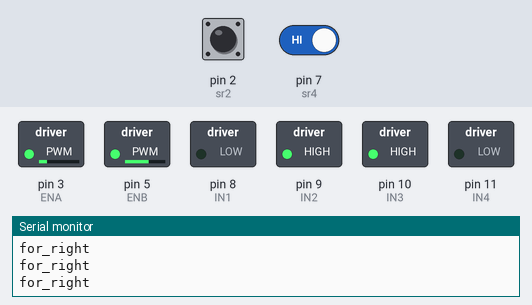
The sketch below on a simulated Arduino Uno, built with avr-gcc and run on an emulated ATmega328P. Parts: switched loads named in the sketch (green lamp = pin HIGH), the last lines printed to the serial monitor. Dashed ring = blinking. Inputs (shaded band) come from the test bench; at power-on: pin 2 (sr2) LOW, pin 7 (sr4) HIGH.

Above: at 1.2 s.
1.3 s: pin 2 (sr2) driven HIGH
At 2.5 s:
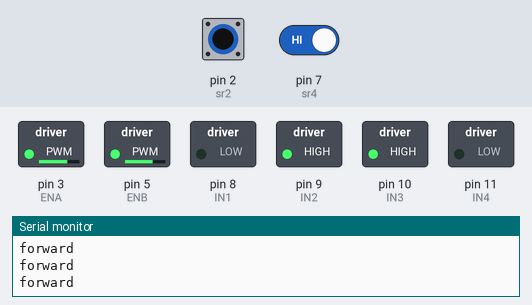
2.8 s: pin 7 (sr4) driven LOW
At 3.4 s:
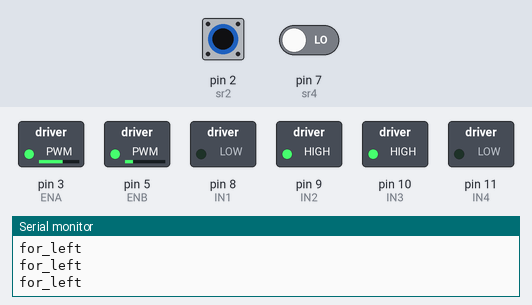
4.3 s: pin 7 (sr4) driven HIGH
At 4.8 s:
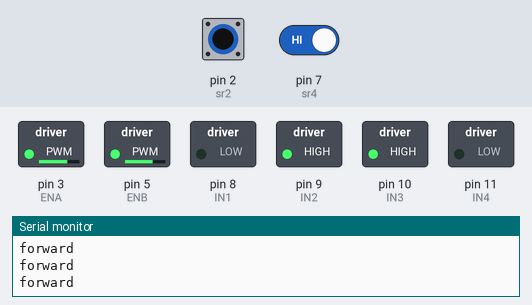
7.3 s: pin 2 (sr2) driven LOW
At 8.1 s:
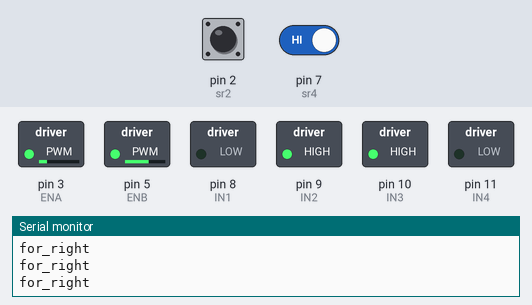
8.8 s: pin 2 (sr2) pulsed HIGH 2 times (0.12 s each, 0.3 s apart)
At 9.01 s:
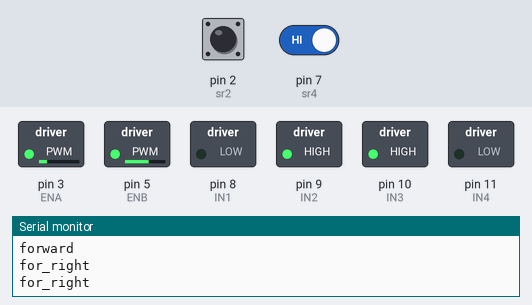
12.4 s: pin 2 (sr2) pulsed HIGH 2 times (0.12 s each, 0.3 s apart)
At 14.3 s:
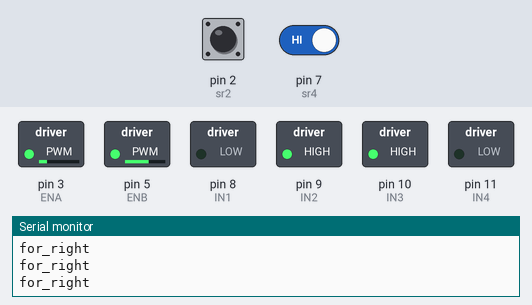
Timing chart, 0 to 15.8 s (numbered marks = the images above; inputs shaded):
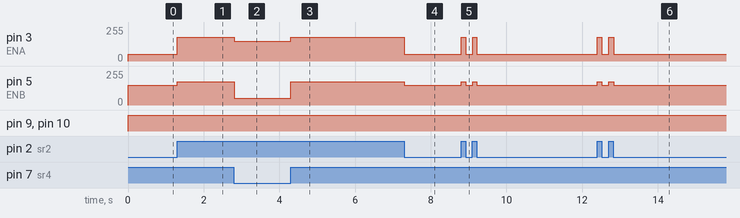

The sketch:

line_follower.ino
```cpp
//This is the edited file
#include<SoftwareSerial.h>

int sr2 = 2;
int sr4 = 7;


long duration, distance;
int ENB= 5;//Controls left wheel
int IN1=8;
int IN2=9;
int IN3=10;
int IN4=11;
int ENA=3;//controls right wheel,functioning fully


void forward()
{

  digitalWrite(IN1,LOW);
  digitalWrite(IN2,HIGH);
  digitalWrite(IN3,HIGH);//LEFT WHEEL
  digitalWrite(IN4,LOW);
  analogWrite(ENA,180);
  analogWrite(ENB,175);
  Serial.println("forward");

}

void reverse()
{

  digitalWrite(IN1,HIGH);//RIGHT
  digitalWrite(IN2,LOW);
  digitalWrite(IN3,LOW);//LEFT WHEEL
  digitalWrite(IN4,HIGH);//LEFT WHEEL
  analogWrite(ENA,255);
  analogWrite(ENB,255);
  Serial.println("REverse");

}

void STOP()
{
  digitalWrite(IN1,LOW);
  digitalWrite(IN2,LOW);
  digitalWrite(IN3,LOW);
  digitalWrite(IN4,LOW);
}


void FOR_LEFT()
{
  digitalWrite(IN1,LOW);
  digitalWrite(IN2,HIGH);
  digitalWrite(IN3,HIGH);
  digitalWrite(IN4,LOW);
  analogWrite(ENA,150);
  analogWrite(ENB,50);
  Serial.println("for_left");

}


void FOR_RIGHT()
{
   digitalWrite(IN1,LOW);
  digitalWrite(IN2,HIGH);
  digitalWrite(IN3,HIGH);
  digitalWrite(IN4,LOW);
  analogWrite(ENA,50);
  analogWrite(ENB,150);
  Serial.println("for_right");

}
void LEFT()
{

  digitalWrite(IN1,LOW);//IN1 AND IN2 COMPLIMENTARY
  digitalWrite(IN2,HIGH);
  digitalWrite(IN3,LOW);
  digitalWrite(IN4,HIGH);
  analogWrite(ENA,200);
  analogWrite(ENB,120);
  Serial.println("left");
}


void setup() {

  Serial.begin(9600);
  pinMode(IN1,OUTPUT);
  pinMode(IN2,OUTPUT);
  pinMode(IN3,OUTPUT);
  pinMode(IN4,OUTPUT);
  pinMode(ENA,OUTPUT);
  pinMode(ENB,OUTPUT);
  pinMode(sr2,INPUT);
  pinMode(sr4,INPUT);
 }


void loop() {
 while(digitalRead(sr4) == 0){
    FOR_LEFT();
 }
 while(digitalRead(sr2) == 0){
    FOR_RIGHT();
 }

 forward();

}
```

Measured:
- after the input at 1.3 s, pin 3 (ENA): 50/255 → 180/255 at once; pin 5 (ENB): 150/255 → 175/255 at once
- after the input at 2.8 s, pin 3 (ENA): 180/255 → 150/255 at once; pin 5 (ENB): 175/255 → 50/255 at once
- after the input at 4.3 s, pin 3 (ENA): 150/255 → 180/255 at once; pin 5 (ENB): 50/255 → 175/255 at once
- after the input at 7.3 s, pin 3 (ENA): 180/255 → 50/255 at once; pin 5 (ENB): 175/255 → 150/255 at once
- after the input at 8.8 s, pin 3 (ENA): alternates 180/255 for 0.12 s and 50/255 for 0.18 s, 4 changes in all, then stays 50/255, starting at once; pin 5 (ENB): alternates 175/255 for 0.12 s and 150/255 for 0.18 s, 4 changes in all, then stays 150/255, starting at once
- after the input at 12.4 s, pin 3 (ENA): alternates 180/255 for 0.12 s and 50/255 for 0.18 s, 4 changes in all, then stays 50/255, starting at once; pin 5 (ENB): alternates 175/255 for 0.12 s and 150/255 for 0.18 s, 4 changes in all, then stays 150/255, starting at once
